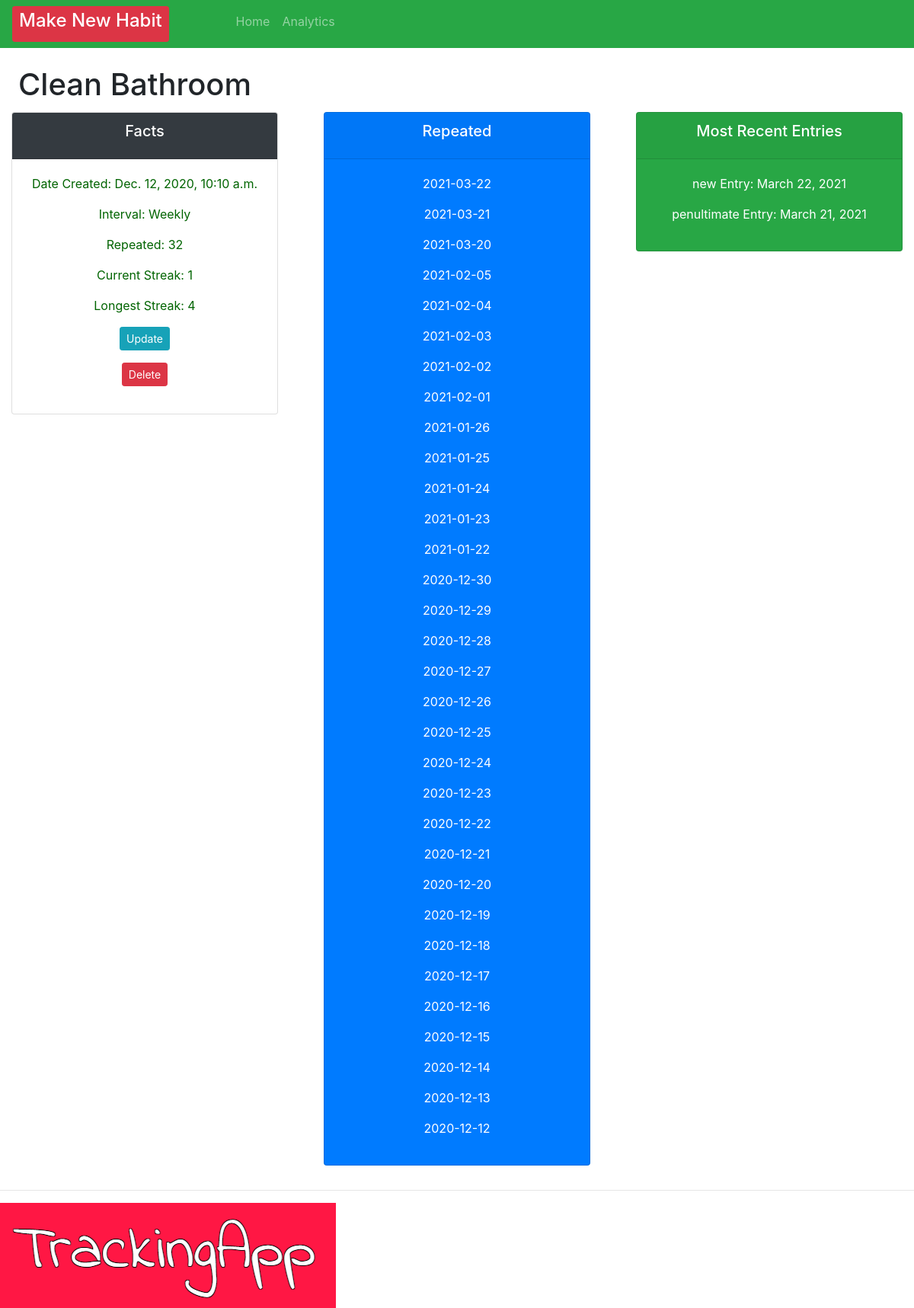
Page /habit/102 on the committed database.
### crm/models.py (models this page shows, shortened)
class Order(models.Model):
    INTERVAL = (
            ('Daily', 'Daily'),
            ('Weekly', 'Weekly' ),
            )
    habit = models.CharField(max_length=200, null=True, blank=True)
    interval = models.CharField(max_length=400, null=True, choices=INTERVAL)
    checked = models.IntegerField(blank=True, default=0, null=True)
    streak = models.IntegerField(blank=True, default=0, null=True)
    longestStreak = models.IntegerField(blank=True, default=0, null=True)
    created = models.DateTimeField(auto_now=True, auto_now_add=False, editable=False, null=True, blank=True)
    checkedList = models.ManyToManyField(Repeats)
    timeStamp = models.DateTimeField(auto_now=True, blank=True)
    date_created = models.DateTimeField(auto_now_add=True, null=True, editable=False, blank=True)
    dateAsString = models.CharField(max_length=200, null=True, blank=True)

class Repeats(models.Model):
    dateAsString = models.CharField(max_length=200, null=True, blank=True)

### crm/views.py (the view)
# urls.py: path('habit/<str:pk>', views.habit, name="habit"),
def habit(request, pk):
    repeats = Repeats.objects.get(id=pk)
    orders = Order.objects.all()
    order = Order.objects.get(id=pk)
    repeat = order.checkedList.filter()
    streak = order.streak
    date_array = order.checkedList.all().order_by('-dateAsString')
    penultimate = date_array[1].dateAsString
    last_checked = parse_date(penultimate)
    today1 = date_array.first().dateAsString
    today = parse_date(today1)
    order.save()
    context = {"today": today, "last_checked": last_checked, "current_streak":streak, "order":order, "repeats": repeats, "repeat": repeat}
    return render(request, 'habit/habit.html', context)

### crm/templates/habit/habit.html (shortened to what this page needs)
{% extends 'habit/main.html' %}
{% block content %}
<br>
<h1 style="margin-left: 2%; margin-bottom: 1%;">
    <td>
        {{ order.habit }}
    </td>
</h1>
<div class="row">
    <div class="col">
        <div class="col-md">
            <div class="card text-center text-white mb-3" id="total-orders">
                <div class="card-header  bg-dark">
                    <h5 class="card-title">Facts</h5>
                </div>
                <div class="card-body">
                    <p style="color: darkgreen">Date Created: {{order.date_created}}</p>
                    <p style="color: darkgreen">Interval: {{ order.interval }}</p>
                    <p style="color: darkgreen">Repeated: {{ order.checkedList.count }}</p>
                    <p style="color: darkgreen">Current Streak:  {{current_streak}}</p>
                    <p style="color: darkgreen">Longest Streak: {{order.longestStreak}}</p>
                    <p> <a a class="btn btn-sm btn-info" href="{% url 'update_habit' order.id %}">Update</a></p>
                    <p> <a a class="btn btn-sm btn-danger" href="{% url 'delete' order.id %}">Delete</a></p>
                </div>
            </div>
        </div>
    </div>
    <div class="col">
        <div class="col-md">
            <div class="card text-center text-white bg-primary mb-3" id="total-orders">
                <div class="card-header">
                    <h5 class="card-title text-white">Repeated</h5>
                </div>
                <div class="card-body">
                    {% for check in repeat reversed %}
                    <p>{{check.dateAsString}}</p>
                    {%endfor%}
                </div>
            </div>
        </div>
    </div>
    <div class="col">
        <div class="col-md">
            <div class="card text-center mb-3 bg-success text-white" id="total-orders">
                <div class="card-header">
                    <h5 class="card-title">Most Recent Entries</h5>
                </div>
                <div class="card-body">
                    <p>new Entry: {{today}}</p>
                    <p>penultimate Entry: {{last_checked}}</p>
                </div>
            </div>
        </div>
    </div>
</div>
{% endblock %}

### rows in the picture
Order: habit "Clean Bathroom", date_created "Dec. 12, 2020, 10:10 a.m.", interval "Weekly", checkedList.count "32", longestStreak "4"
Repeats: dateAsString "2021-03-22", dateAsString "March 22, 2021"
Repeats: dateAsString "2021-03-21", dateAsString "March 21, 2021"
Repeats: dateAsString "2021-03-20"
Repeats: dateAsString "2021-02-05"
Repeats: dateAsString "2021-02-04"
Repeats: dateAsString "2021-02-03"
Repeats: dateAsString "2021-02-02"
Repeats: dateAsString "2021-02-01"
Repeats: dateAsString "2021-01-26"
Repeats: dateAsString "2021-01-25"
Repeats: dateAsString "2021-01-24"
Repeats: dateAsString "2021-01-23"
Repeats: dateAsString "2021-01-22"
Repeats: dateAsString "2020-12-30"
Repeats: dateAsString "2020-12-29"
Repeats: dateAsString "2020-12-28"
Repeats: dateAsString "2020-12-27"
Repeats: dateAsString "2020-12-26"
Repeats: dateAsString "2020-12-25"
Repeats: dateAsString "2020-12-24"
Repeats: dateAsString "2020-12-23"
Repeats: dateAsString "2020-12-22"
Repeats: dateAsString "2020-12-21"
Repeats: dateAsString "2020-12-20"
Repeats: dateAsString "2020-12-19"
Repeats: dateAsString "2020-12-18"
Repeats: dateAsString "2020-12-17"
Repeats: dateAsString "2020-12-16"
Repeats: dateAsString "2020-12-15"
Repeats: dateAsString "2020-12-14"
Repeats: dateAsString "2020-12-13"
Repeats: dateAsString "2020-12-12"

### other values in the picture
{{ current_streak }} "1"
